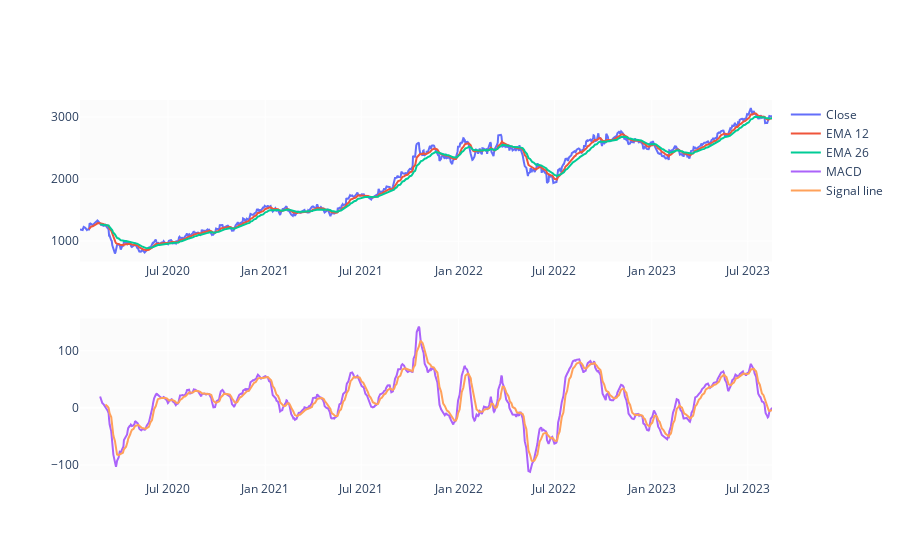

Source (notebook cell):
### Code cell
EMA_12 = pd.Series(df['Close'].ewm(span=12, min_periods=12).mean())
EMA_26 = pd.Series(df['Close'].ewm(span=26, min_periods=26).mean())
df['MACD'] = pd.Series(EMA_12 - EMA_26)
df['MACD_signal'] = pd.Series(df.MACD.ewm(span=9, min_periods=9).mean())

fig = make_subplots(rows=2, cols=1)
fig.add_trace(go.Scatter(x=df.Date, y=df.Close, name='Close'), row=1, col=1)
fig.add_trace(go.Scatter(x=df.Date, y=EMA_12, name='EMA 12'), row=1, col=1)
fig.add_trace(go.Scatter(x=df.Date, y=EMA_26, name='EMA 26'), row=1, col=1)
fig.add_trace(go.Scatter(x=df.Date, y=df['MACD'], name='MACD'), row=2, col=1)
fig.add_trace(go.Scatter(x=df.Date, y=df['MACD_signal'], name='Signal line'), row=2, col=1)
fig.show()

### Figure 1 — Plotly figure (JSON) as saved in the notebook; plotly's stock layout.template omitted (floating-point values rounded to 4 significant figures; data arrays with more than 128 entries replaced by an {"elided": "..."} marker saying what was removed)
{"data": [{"name": "Close", "type": "scatter", "x": {"elided": "889 str values"}, "xaxis": "x", "y": {"elided": "889 float values"}, "yaxis": "y"}, {"name": "EMA 12", "type": "scatter", "x": {"elided": "889 str values"}, "xaxis": "x", "y": {"elided": "889 float values"}, "yaxis": "y"}, {"name": "EMA 26", "type": "scatter", "x": {"elided": "889 str values"}, "xaxis": "x", "y": {"elided": "889 float values"}, "yaxis": "y"}, {"name": "MACD", "type": "scatter", "x": {"elided": "889 str values"}, "xaxis": "x2", "y": {"elided": "889 float values"}, "yaxis": "y2"}, {"name": "Signal line", "type": "scatter", "x": {"elided": "889 str values"}, "xaxis": "x2", "y": {"elided": "889 float values"}, "yaxis": "y2"}], "layout": {"autosize": true, "xaxis": {"anchor": "y", "autorange": true, "domain": [0, 1], "range": ["2020-01-17", "2023-08-16"], "type": "date"}, "xaxis2": {"anchor": "y2", "autorange": true, "domain": [0, 1], "range": ["2020-01-17", "2023-08-16"], "type": "date"}, "yaxis": {"anchor": "x", "autorange": true, "domain": [0.575, 1], "range": [670.8, 3274.0], "type": "linear"}, "yaxis2": {"anchor": "x2", "autorange": true, "domain": [0, 0.425], "range": [-126.1, 156.1], "type": "linear"}}}
